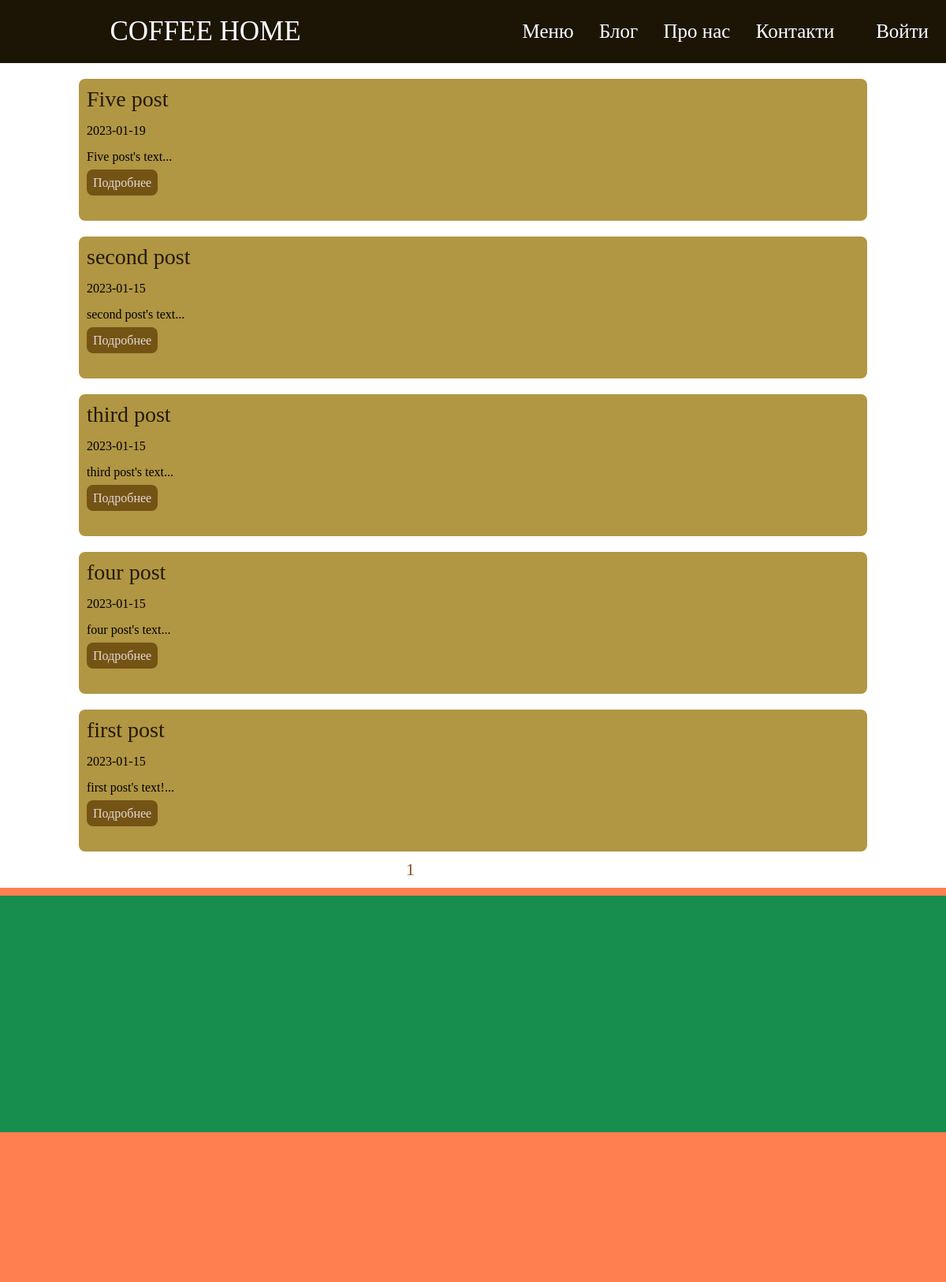
/blog/, run on an earlier commit of the app's database.
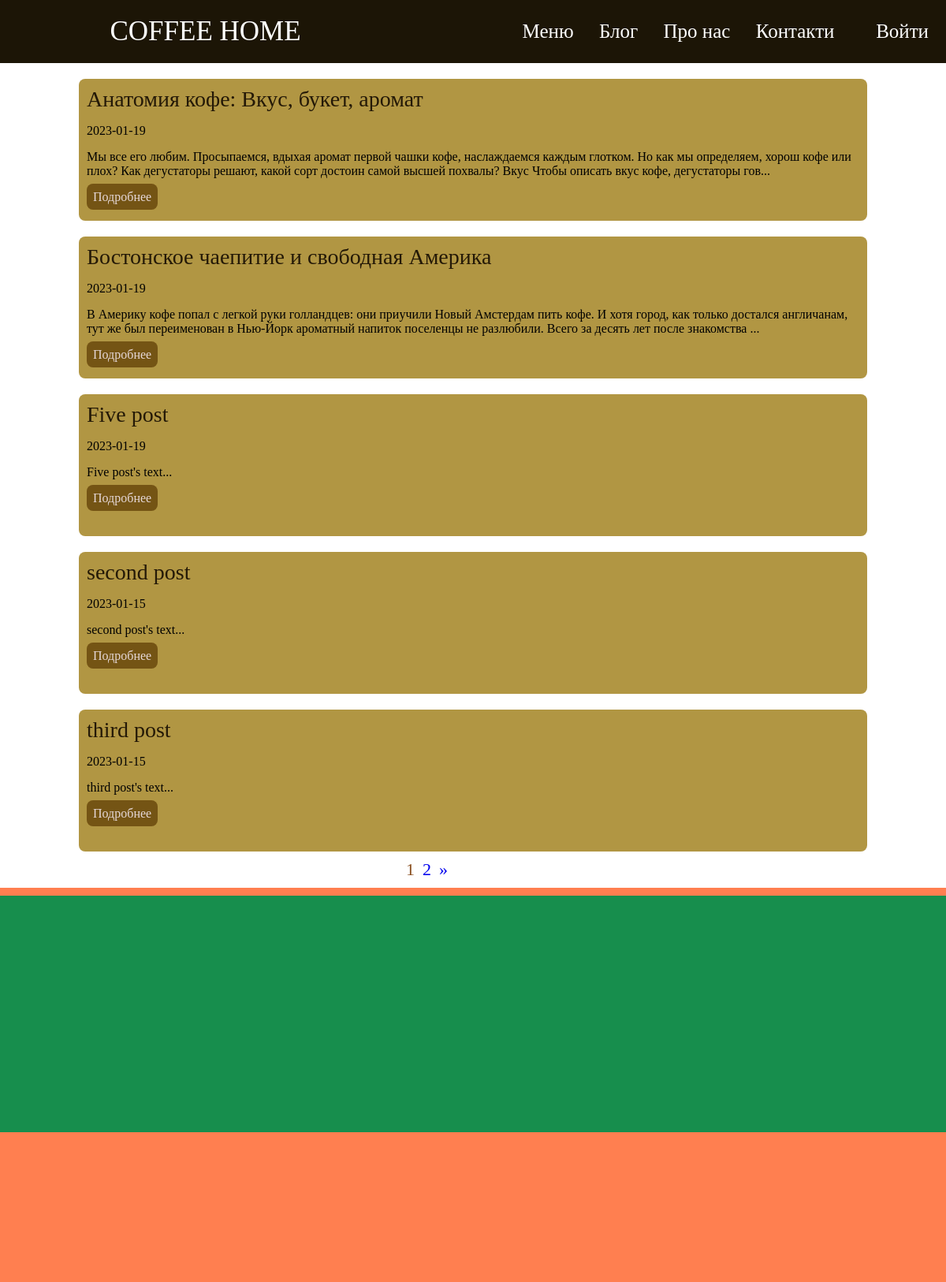
And on a later commit of the database.
### models.py (models this page shows, shortened)
class Posts(db.Model):
    id = db.Column(db.Integer, primary_key=True)
    title = db.Column(db.String(150), nullable=True)
    slug = db.Column(db.String(150), unique=True)
    text = db.Column(db.Text)
    date = db.Column(db.DateTime, default=datetime.now())

### posts/posts.py (the view)
@posts.route('/')
def index():
    posts = Posts.query.order_by(Posts.date.desc())
    page = request.args.get('page')
    if page and page.isdigit():
        page = int(page)
    else:
        page = 1
    pages = posts.paginate(page=page, per_page=5)
    return render_template('posts/index.html', posts=posts, pages=pages)

### posts/templates/posts/index.html (shortened to what this page needs)
{% extends 'posts/base_posts.html' %}
{% block content %} {{ super() }} {% endblock %}
{% block main %}
<main>
  <section class="list-posts">
    {% for el in pages.items %}
    <article class="post">
      <a class="post-title" href="{{ url_for('blue_posts.post_detail', slug=el.slug) }}">{{ el.title }}</a>
      <p class="post-data">{{ el.date.date() }}</p>
      <p class="posr-text">{{ el.text[:250] }}...</p>
      <a class="post-button" href="{{ url_for('blue_posts.post_detail', slug=el.slug) }}">Подробнее</a><br />
    </article>
    {% endfor %}
  </section>
  <ul class="pagination">
    {% for page in pages.iter_pages() %}
    <li {% if page == pages.page %} class="active" {% endif %}>
      <a href="./?page={{ page }}">{{ page }}</a>
    </li>
    {% endfor %}
    {% if pages.has_next %}
    <li class="disabled">
      <a href="./?page={{ pages.next_num }}"><span>&raquo;</span></a>
    </li>
    {% endif %}
  </ul>
</main>
{% endblock %}

### posts/templates/posts/base_posts.html (shortened to what this page needs)
<!DOCTYPE html>
<html lang="en">
  <head>
    <link
      rel="stylesheet"
      href="{{ url_for('.static', filename='css/style.css') }}"
    />
  </head>
  {% block content %}
  <body>
    <header>
      <nav>
        <h1 class="Logo"><a href="{{url_for('index')}}">COFFEE HOME</a></h1>
        <ul class="Menu">
          <li><a href="">Меню</a></li>
          <li><a href="{{url_for('blue_posts.index')}}">Блог</a></li>
          <li><a href="">Про нас</a></li>
          <li><a href="">Контакти</a></li>
          <li class="user-enter-profile">
            {% if not current_user.is_authenticated %}
            <a href="{{ url_for('registration.login')}}">Войти</a>
            {% endif %}
          </li>
        </ul>
      </nav>
    </header>
    {% block main %} {% endblock%}
    <footer><address></address></footer>
  </body>
  {% endblock %}
</html>

### posts/static/css/style.css (style rules this page uses)
html { box-sizing: border-box; font-size: 16px; }
*, *:before, *:after { box-sizing: inherit; }
body, h1, h2, h3, h4, h5, h6, p, ol, ul { margin: 0; padding: 0; font-weight: normal; }
ol, ul { list-style: none; }
a { text-decoration: none; }
body { max-width: 1920px; width: 100%; margin: auto; }
nav { background-color: rgb(28, 21, 6); display: flex; align-items: center; justify-content: space-around; height: 80px; position: fixed; top: 0; max-width: 1920px; width: 100%; z-index: 5; }
.Logo a { font-size: 35px; color: #fff; }
.Menu { width: 400px; height: 100%; display: flex; align-items: center; justify-content: space-between; }
.Menu a { font-size: 25px; color: #fff; padding: 5px 2px; border-radius: 5px; transition: all 300ms ease; }
.user-enter-profile { position: absolute; right: 20px; }
main { margin-top: 80px; }
.list-posts { margin: 100px auto 0 auto; width: 1000px; }
.post { height: 180px; margin-top: 20px; padding: 10px; border-radius: 8px; background-color: rgb(177, 150, 67); }
.post-title { font-size: 28px; color: rgb(36, 25, 7); }
.post p { margin: 15px 0; }
.post-button { padding: 8px; border: 0; border-radius: 8px; background-color: rgb(116, 84, 20); }
.post-button { color: rgb(230, 216, 216); }
.pagination { display: flex; font-size: 22px; margin-left: 510px; }
.pagination li { margin: 10px 5px; }
.active a { color: rgb(137, 78, 30); }
footer { background-color: coral; height: 500px; display: flex; }
address { background-color: rgb(23, 142, 77); width: 100%; height: 300px; margin-top: 10px; }

What changed in the data, as far as the page shows it:
no longer on this page (row unchanged): Posts: title "four post", date "2023-01-15", text "four post's text"
no longer on this page (row edited): Posts: title "first post", date "2023-01-15", text "first post's text!"
added Posts: title "Анатомия кофе: Вкус, букет, аромат", date "2023-01-19", text "Мы все его любим. Просыпаемся, вдыхая аромат первой чашки кофе, наслаждаемся каждым глотком. Но как мы определяем, хорош кофе или плох? Как дегустаторы решают, какой сорт достоин самой высшей похвалы? Вкус Чтобы описать вкус кофе, дегустаторы гов"
added Posts: title "Бостонское чаепитие и свободная Америка", date "2023-01-19", text "В Америку кофе попал с легкой руки голландцев: они приучили Новый Амстердам пить кофе. И хотя город, как только достался англичанам, тут же был переименован в Нью-Йорк ароматный напиток поселенцы не разлюбили. Всего за десять лет после знакомства"
Also different on the page:
new list line: "2"
